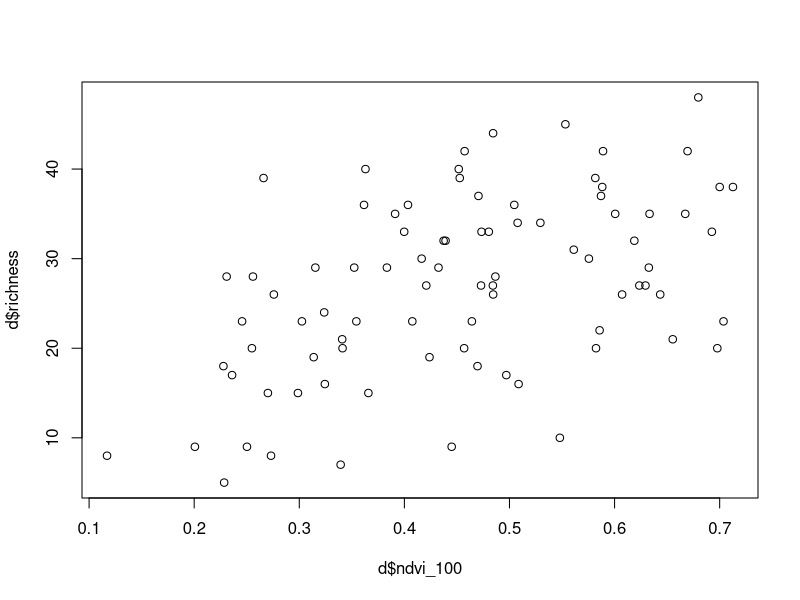
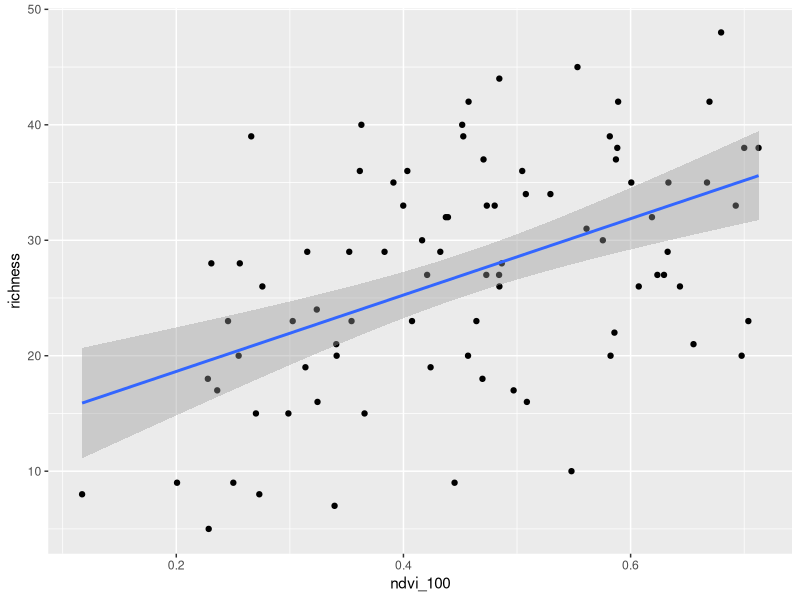
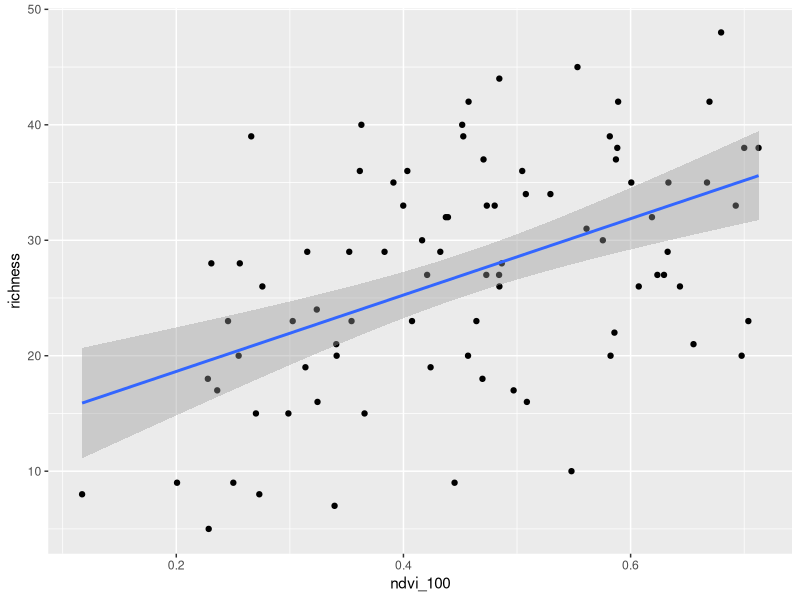

Generate these figures, in order, with R:
setwd("C:/Users/alex/Desktop/thesis/data")

d = read.csv("diversity_green.csv")

# plot
plot(d$ndvi_100, d$richness)

m = lm(richness ~ ndvi_100, data=d)
summary(m)

# this worked
library(ggplot2)
ggplot(d, aes(ndvi_100, richness)) + geom_point() + geom_smooth(method="lm")
ggsave("C:/Users/alex/Desktop/thesis/results_v2/plot.png")
